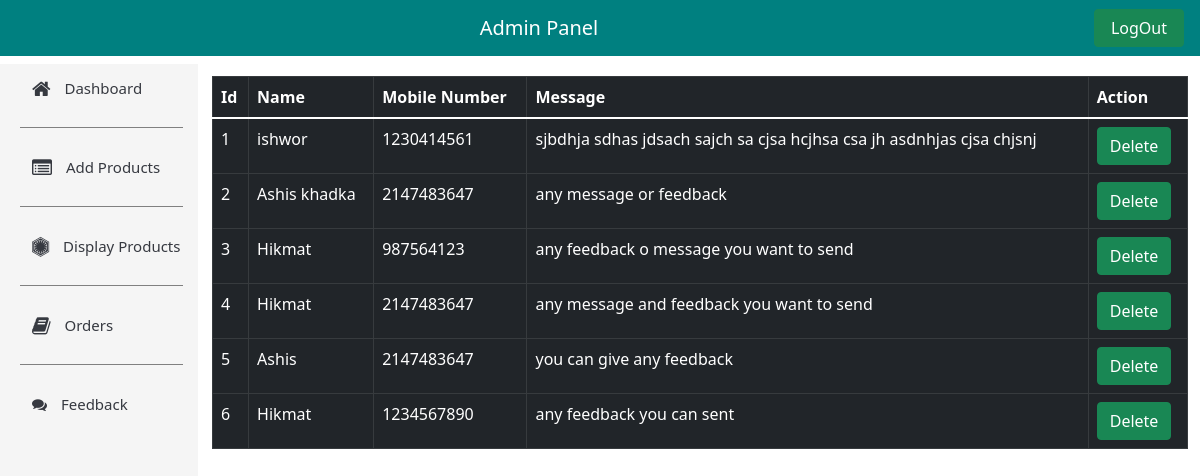
The page /Admin/feedback.php (signed in) on the database its author committed.
### tables this page shows
CREATE TABLE `feedback` (
  `id` int(11) NOT NULL,
  `name` varchar(20) NOT NULL,
  `mobile` int(15) NOT NULL,
  `message` varchar(150) NOT NULL
);

### Admin/feedback.php (the view)
<?php
	include 'adminHeader.php';
?>
<div class="container">
	<div class="row">
		<div class="table-responsive">
			<table class=" mt-4 table table-bordered  table-dark" id="tables">
			  <thead>
			    <tr>
			      <th scope="col">Id</th>
			      <th scope="col">Name</th>
			      <th scope="col">Mobile Number</th>
			      <th scope="col">Message</th>
			      <th scope="col">Action</th>
			    </tr>
			  </thead>
			  <tbody>
			  	<?php
			  		require 'include/dbConnection.php';
					$selectquery = "SELECT * FROM feedback";
					$query = mysqli_query($conn,$selectquery);
					$count = 1;
					while($row = $query->fetch_assoc())
					{
						?>
						<tr>
							<td> <?php echo $count++ ?></td>
							<td> <?php echo $row['name'] ?></td>
							<td> <?php echo $row['mobile'] ?></td>
							<td> <?php echo $row['message'] ?></td>
							<td>
							<a href="deleteFeedback.php?id=<?= $row['id'] ?>" onclick="return confirm('Are You Sure?');"><input type="submit" name="Delete" value="Delete" class="btn btn-success"></a>
						</td>
						</tr>
						<?php
					}
			  	?>
			  </tbody>
			</table>
		</div>
	</div>
</div>
<?php
	include 'adminFooter.php';
?>

### Admin/adminHeader.php (shortened to what this page needs)
<!doctype html>
<html lang="en">
<head>
  <link href="https://cdn.jsdelivr.net/npm/bootstrap@5.1.3/dist/css/bootstrap.min.css" rel="stylesheet"
>
  <link rel="stylesheet" href="https://cdnjs.cloudflare.com/ajax/libs/font-awesome/4.7.0/css/font-awesome.min.css">
  <link rel="stylesheet" type="text/css" href="./css/style.css">
</head>
<body>
  <div class="header">
    <nav id="navbars" class="navbar navbar-expand-lg navbar-dark" style="background-color: teal;">
      <a class="navbar-brand mx-auto" href="#">Admin Panel</a>
      <form>
        <button class="btn btn-success px-3 mx-3" type="submit"><a href="logout.php" class=" text-decoration-none" style="color: white;">LogOut</a></button>
      </form>
    </nav>
  </div>
  <div class="left-nav-s">
    <nav>
      <ul>
        <li><a href="dashboard.php"><i class="fa fa-dashboard fa-2x"></i></a></li>
        <li><a href="addProduct.php"><i class="fa fa-list-alt fa-2x"></i></a></li>
        <li><a href="displayProduct.php"><i class="fa fa-first-order fa-2x"></i></a></li>
        <li><a href="orderDetails.php"><i class="fa fa-book fa-2x"></i></a></li>
        <li><a href="feedback.php"><i class="fa fa-user fa-2x"></i></a></li>
      </ul>
    </nav>
  </div>
  <div class="left-nav" id="nav-left">
    <nav>
      <ul>
        <li><a href="dashboard.php"><i class="fa fa-home fa-lg space"></i> Dashboard</a></li>
        <div class="line"></div>
        <li><a href="addProduct.php"><i class="fa fa-list-alt fa-lg space"></i> Add Products</a></li>
        <div class="line"></div>
        <li><a href="displayProduct.php"><i class="fa fa-first-order fa-lg space"></i> Display Products</a></li>
        <div class="line"></div>
        <li><a href="orderDetails.php"><i class="fa fa-book fa-lg space"></i> Orders</a></li>
        <div class="line"></div>
        <li><a href="feedback.php"><i class="fa fa-comments space"></i> Feedback</a></li>
      </ul>
    </nav>
  </div>
  <div class="col-10" style="text-align: justify;">

### Admin/adminFooter.php (shortened to what this page needs)
</div>
  </body>
</html>

### Admin/css/style.css (style rules this page uses)
* { padding: 0; margin: 0; box-sizing: border-box; }
.header { position: fixed; width: 100%; z-index: 600; }
.left-nav-s { position: fixed; top: 8%; height: 100%; left: -2%; background: whitesmoke; z-index: -50; }
.left-nav-s li { padding: 25px; }
.left-nav-s ul { list-style: none; }
.left-nav-s li a { text-decoration: none; color: #363940; font-size: 15px; font-weight :500; }
.left-nav { position:fixed; top: 8%; left: -1%; width: 210px; height: 100%; background: whitesmoke; overflow: auto; z-index: -50; }
.left-nav li { padding: 12px; }
.left-nav ul { list-style: none; }
.left-nav li a { text-decoration: none; color: #363940; font-size: 15px; font-weight :500; }
nav ul li .space { margin-right: 10px; }
.left-nav .line { border-bottom: 0.1px solid grey; margin: 15px; margin-left: 0; }
.col-10 { position: absolute; left: 200px; overflow: hidden; padding-top: 52px; }
.col-10 { position: absolute; left: 200px; overflow: hidden; }

### rows shown on the page
feedback: name "ishwor", mobile "1230414561", message "sjbdhja sdhas jdsach sajch sa cjsa hcjhsa csa jh asdnhjas cjsa chjsnj"
feedback: name "Ashis khadka", mobile "2147483647", message "any message or feedback"
feedback: name "Hikmat", mobile "987564123", message "any feedback o message you want to send"
feedback: name "Hikmat", mobile "2147483647", message "any message and feedback you want to send"
feedback: name "Ashis", mobile "2147483647", message "you can give any feedback"
feedback: name "Hikmat", mobile "1234567890", message "any feedback you can sent"
